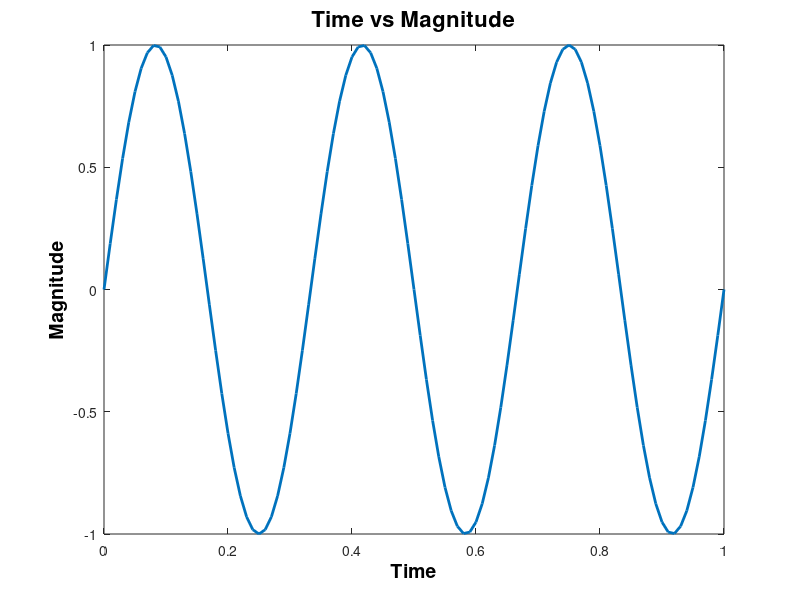

Write MATLAB code to recreate this figure. (Note: this script raises an error after producing the figure.)
clear % clear the memory
clc % clear the screen
Fn = 3; %Nyquist Frequency
Fnr = 6; %Nyquist Rate
Fs = Fnr*5; %Sampling frequency
Ts = 1 / Fs; %Sampling period
T = 1 / 3; 
N = T / Ts; %Number of samples per period
n = 0:0.01:1;
x_n=sin(2*pi*3*n);
figure('units','normalized','outerposition',[0 0 1 1])
plot(n, x_n,'LineWidth',2); %Plotting
title('Time vs Magnitude', 'FontSize',16, 'FontWeight','bold','Color','black'); %giving the figure a title
xlabel('Time','FontSize',14,'FontWeight','bold','Color','black'); %Adjusting x label title
ylabel('Magnitude','FontSize',14,'FontWeight','bold','Color','black'); %Adjusting y label title
ax = gca; %Get handle to the axes graphical objects
ax.XAxis.FontSize = 14;
ax.XAxis.FontWeight = 'bold';
ax.YAxis.FontSize = 14;
ax.YAxis.FontWeight = 'bold';
yticks(-1:0.2:1);
yt = yticks;
grid on; %adding a grid

hold on; %adding hold to plot one more figure

c_increment = 1;
start = 0;
stop = 3*N-1;
c_n = start:c_increment:stop;
c_nTs = c_n*Ts;
cx_n = sin(2*pi*3*c_nTs);
stem (c_nTs, cx_n);
hold off;

lgd = legend('Continuous time signal','Discrete time signal'); %adding legend
lgd.FontSize = 12;
saveas (gcf, 'Figure.jpg'); %saving the figure as a JPEG file











